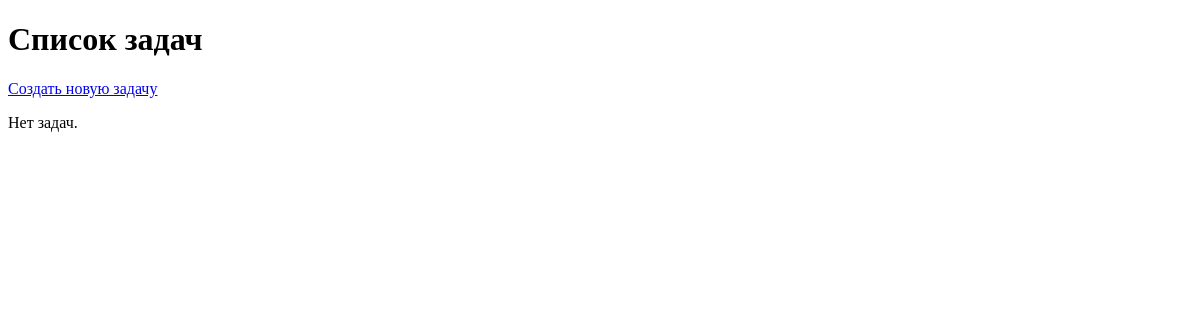
Before: / with the older database file.
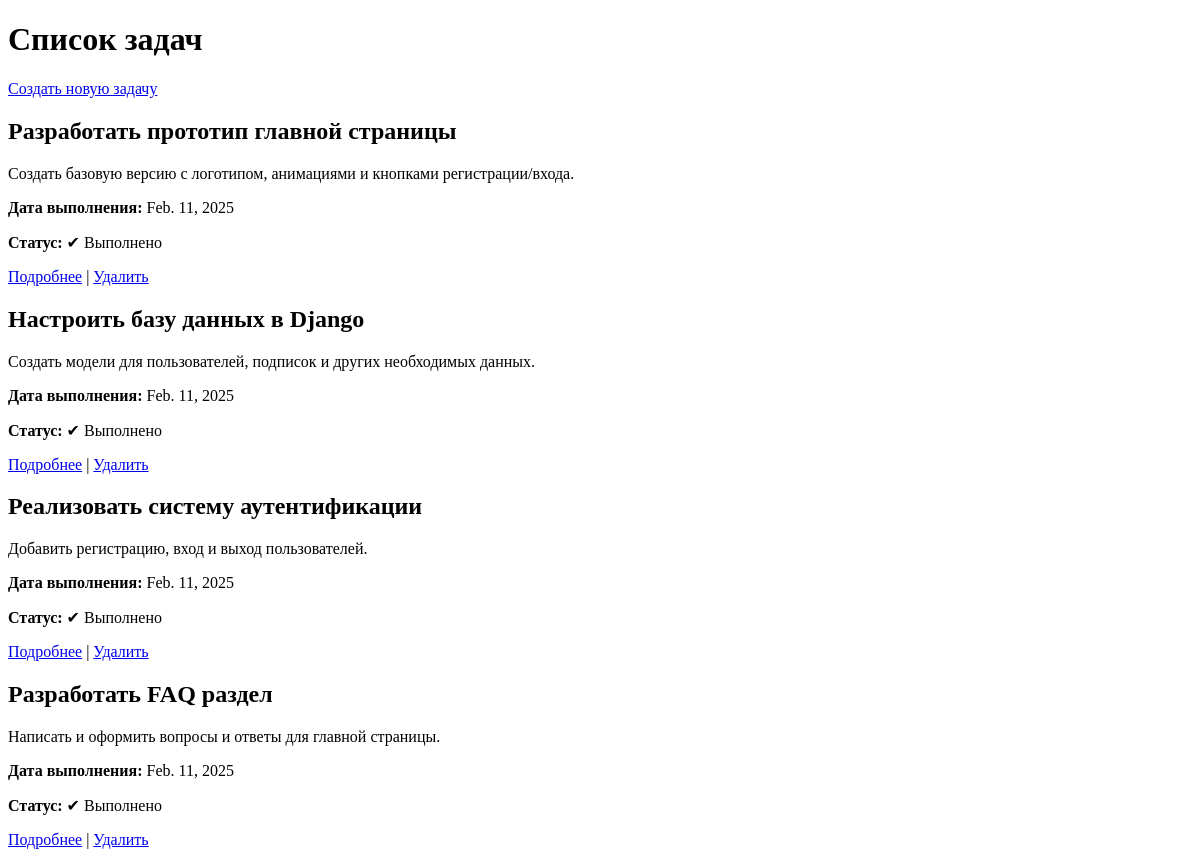
After: the same page with the newer database file.
### todos/models.py (models this page shows, shortened)
class Todo(models.Model):
    title = models.CharField(max_length=255)
    description = models.TextField()
    due_date = models.DateField()
    status = models.BooleanField(default=False)  # False - не выполнено, True - выполнено

### hw_3/urls.py (the view)
# urls.py: 2. Add a URL to urlpatterns:  path('', views.home, name='home')
def home(request):
    todos = Todo.objects.all()
    return render(request, "home.html", {"todos": todos})

### todos/templates/home.html (shortened to what this page needs)
<!DOCTYPE html>
<html lang="ru">
<head>
</head>
<body>
    <h1>Список задач</h1>
    <a href="{% url 'todo-create' %}">Создать новую задачу</a>
    {% for todo in todos %}
        <div>
            <h2>{{ todo.title }}</h2>
            <p>{{ todo.description }}</p>
            <p><strong>Дата выполнения:</strong> {{ todo.due_date }}</p>
            <p><strong>Статус:</strong> {% if todo.status %}✔ Выполнено{% else %}❌ Не выполнено{% endif %}</p>
            <a href="{% url 'todo-detail' todo.id %}">Подробнее</a> |
            <a href="{% url 'todo-delete' todo.id %}">Удалить</a>
        </div>
    {% empty %}
        <p>Нет задач.</p>
    {% endfor %}
</body>
</html>

Changed rows visible on the page:
added Todo: title "Разработать прототип главной страницы", description "Создать базовую версию с логотипом, анимациями и кнопками регистрации/входа.", due_date "Feb. 11, 2025", status "✔ Выполнено"
added Todo: title "Настроить базу данных в Django", description "Создать модели для пользователей, подписок и других необходимых данных.", due_date "Feb. 11, 2025", status "✔ Выполнено"
added Todo: title "Реализовать систему аутентификации", description "Добавить регистрацию, вход и выход пользователей.", due_date "Feb. 11, 2025", status "✔ Выполнено"
added Todo: title "Разработать FAQ раздел", description "Написать и оформить вопросы и ответы для главной страницы.", due_date "Feb. 11, 2025", status "✔ Выполнено"
Other visible differences:
text no longer shown: "Нет задач."
